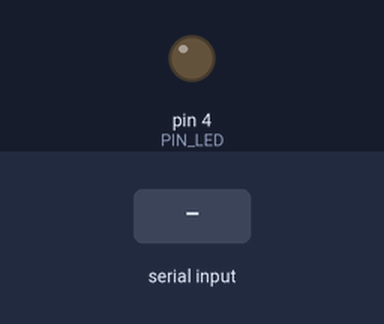
A sketch run on a simulated Arduino Uno, built with avr-gcc and run on an emulated ATmega328P. Parts: output pins drawn as LEDs (lit = HIGH). The inputs (shaded band) are chosen by the test bench.

Above: at 1.2 s.
1.3 s: "LedOn\n" received over Serial
At 2.4 s:
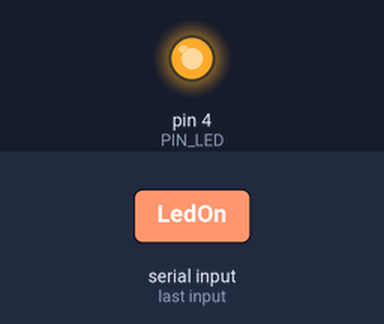
2.8 s: "LedOff\n" received over Serial
At 3.6 s:
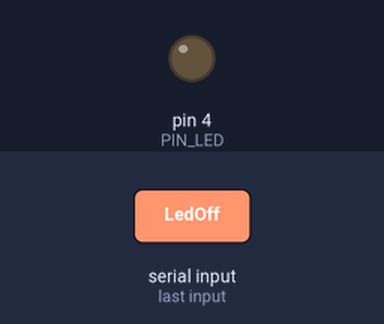
Timing chart, 0 to 5.8 s (numbered marks = the images above; inputs shaded):
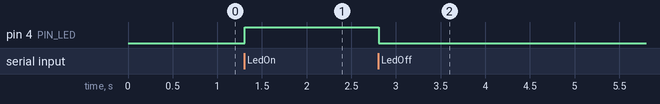

The sketch:

redlight.ino
```cpp
const int PIN_LED = 4;  // Define the I/O pin connected to the LED

void setup() {
  Serial.begin(9600);          // Start serial communication at 9600 baud
  pinMode(PIN_LED, OUTPUT);    // Set the I/O pin connected to the LED as an output
}

void loop() {
  String cmd;
  if (Serial.available()) {    // Check if data has arrived on the serial port
    cmd = Serial.readStringUntil('\n');  // Read the incoming command
    if (cmd == "LedOn") {
      digitalWrite(PIN_LED, HIGH);  // Turn the LED on
    } else if (cmd == "LedOff") {
      digitalWrite(PIN_LED, LOW);   // Turn the LED off
    }
  }
}
```

Measured:
- after the input at 1.3 s, pin 4 (PIN_LED): LOW → HIGH at once
- after the input at 2.8 s, pin 4 (PIN_LED): HIGH → LOW at once
